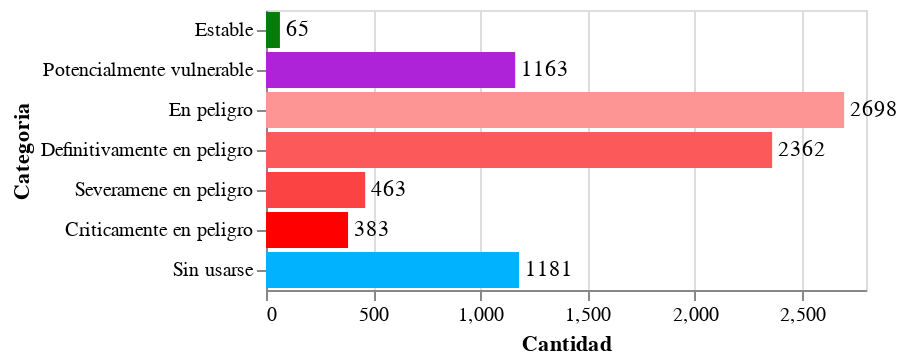

The cell this chart's notebook holds for it:
### Code cell
import altair as alt
import pandas as pd

#Endangered/unsafe (2698)
#Definitely endangered (2362)
#Not in use (1181)
#Potentially vulnerable (1163)
#Severely endangered (463)
#Critically endangered (383)
#Safe (65) 

## Datos tomados de aquí: https://en.wal.unesco.org/en/discover/languages
source = pd.DataFrame({
    'Categoria': ['Estable', 'Potencialmente vulnerable', 'En peligro', 'Definitivamente en peligro', 'Severamene en peligro', 'Criticamente en peligro', 'Sin usarse'],
    'Cantidad': [65, 1163,2698, 2362, 463, 383, 1181]
})

print("Total de lenguages categorizados:",sum(source['Cantidad']))

base = alt.Chart(source)

bars = base.mark_bar().encode(
    y=alt.Y('Categoria',sort=None),
    x='Cantidad',
    color=alt.Color('Categoria', sort=None,scale=alt.Scale(range=['#077c09','#ae23d7','#fe9595','#fc5a5a','#fc4343','#ff0000','#00b2ff']), legend=None)
)

text = base.mark_text(
    align='left',
    baseline='middle',
    dx=3
).encode(
    x='Cantidad',
    y=alt.Y('Categoria', sort=None),
    text='Cantidad'
)

bars+text

### Figure 1 — Vega-Lite specification as saved in the notebook (floating-point values rounded to 4 significant figures)
{"config": {"view": {"continuousWidth": 300, "continuousHeight": 300}}, "layer": [{"mark": {"type": "bar"}, "encoding": {"color": {"field": "Categoria", "legend": null, "scale": {"range": ["#077c09", "#ae23d7", "#fe9595", "#fc5a5a", "#fc4343", "#ff0000", "#00b2ff"]}, "sort": null, "type": "nominal"}, "x": {"field": "Cantidad", "type": "quantitative"}, "y": {"field": "Categoria", "sort": null, "type": "nominal"}}}, {"mark": {"type": "text", "align": "left", "baseline": "middle", "dx": 3}, "encoding": {"text": {"field": "Cantidad", "type": "quantitative"}, "x": {"field": "Cantidad", "type": "quantitative"}, "y": {"field": "Categoria", "sort": null, "type": "nominal"}}}], "data": {"name": "data-f298d4f465bdaba35bac1ecbb74f7598"}, "$schema": "https://vega.github.io/schema/vega-lite/v5.20.1.json", "datasets": {"data-f298d4f465bdaba35bac1ecbb74f7598": [{"Categoria": "Estable", "Cantidad": 65}, {"Categoria": "Potencialmente vulnerable", "Cantidad": 1163}, {"Categoria": "En peligro", "Cantidad": 2698}, {"Categoria": "Definitivamente en peligro", "Cantidad": 2362}, {"Categoria": "Severamene en peligro", "Cantidad": 463}, {"Categoria": "Criticamente en peligro", "Cantidad": 383}, {"Categoria": "Sin usarse", "Cantidad": 1181}]}}
